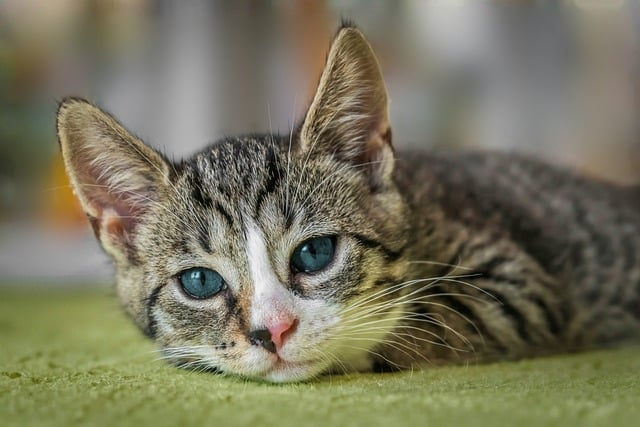
#> input picture photos/cat2.jpg, 640 x 427 px
$ python basic.py
#> lines starting #> are read from the running program, lines starting #| are printed output that depends on the picture; after the words box and inside, x2 and y2 are one past the last pixel; in counts of white or black regions, pixels touching at a corner belong together
import cv2 as cv

img = cv.imread('photos/cat2.jpg')
#> img is the input picture: shape (427, 640, 3); mean B, G, R 93.2, 116.1, 119.1
cv.imshow('Cat', img)

# Converting to grayscale
gray = cv.cvtColor(img, cv.COLOR_BGR2GRAY)
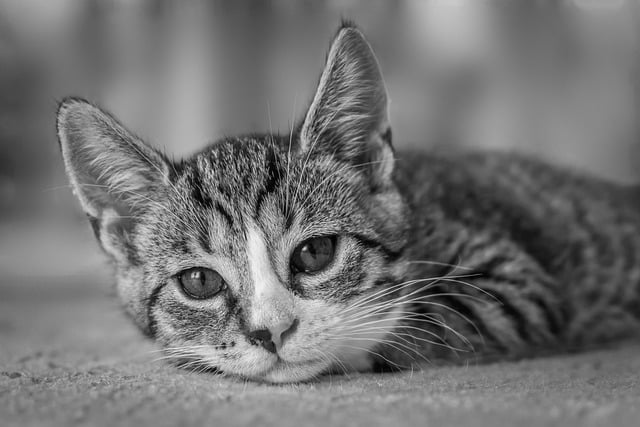
#> gray: shape (427, 640); min 0, max 249, mean 114.4
cv.imshow('gray', gray)

# Blur
blur = cv.GaussianBlur(img, (7,7), cv.BORDER_DEFAULT)
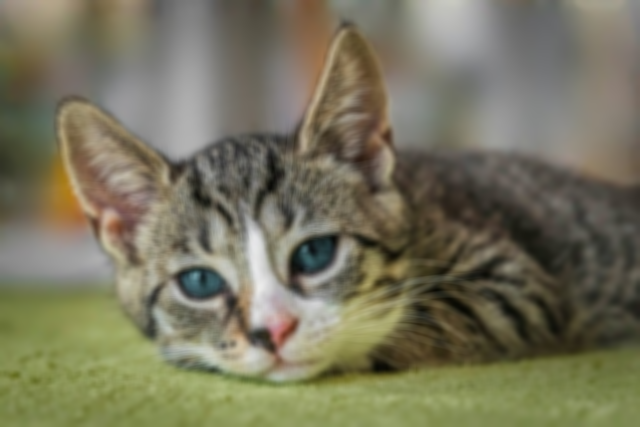
#> blur: shape (427, 640, 3); mean B, G, R 93.2, 116.1, 119.1
cv.imshow('Blur', blur)

# Edge Cascade
canny = cv.Canny(img, 125,175) # put blur instead of img
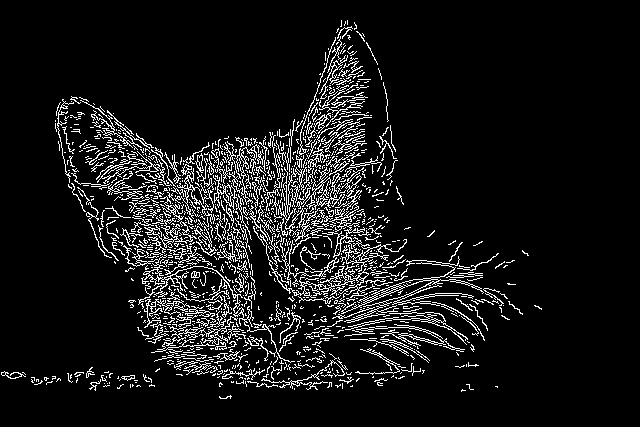
#> canny: shape (427, 640); 8.7% white in thin lines or dots, all inside (x1, y1, x2, y2) = (1, 20, 542, 399)
cv.imshow('Canny Edges', canny)

# Dilating the image
dilated = cv.dilate(canny, (3,3), iterations=1)
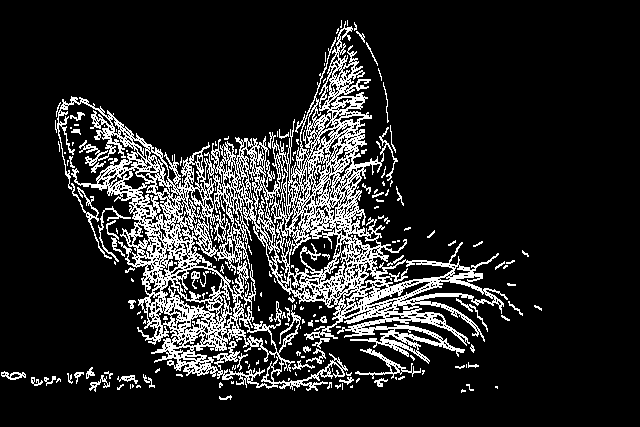
#> dilated: shape (427, 640); 14.6% white in thin lines or dots, all inside (x1, y1, x2, y2) = (1, 20, 542, 400)
cv.imshow('Dilated', dilated)

# Resize
resized = cv.resize(img, (500, 500), interpolation=cv.INTER_AREA)
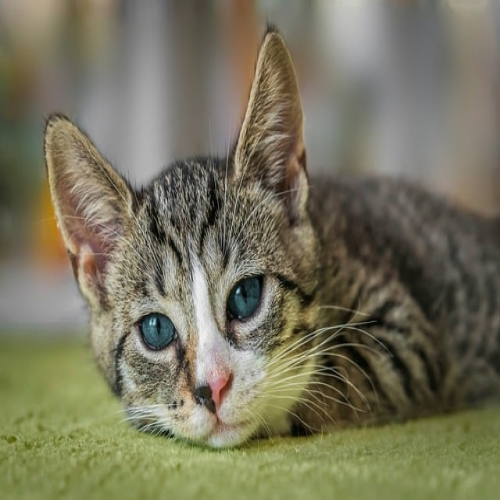
#> resized: shape (500, 500, 3); mean B, G, R 93.2, 116, 119
cv.imshow('Resizes', resized)

# Cropping
cropped = img[100:200, 200:300]
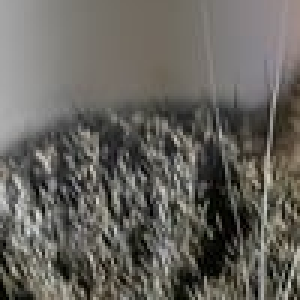
#> cropped: shape (100, 100, 3) (shown 3 times larger); mean B, G, R 93.5, 99.4, 101.8
cv.imshow('Cropped', cropped)
cv.waitKey(0)

$ run again, with photos/bananas.webp saved as photos/cat2.jpg
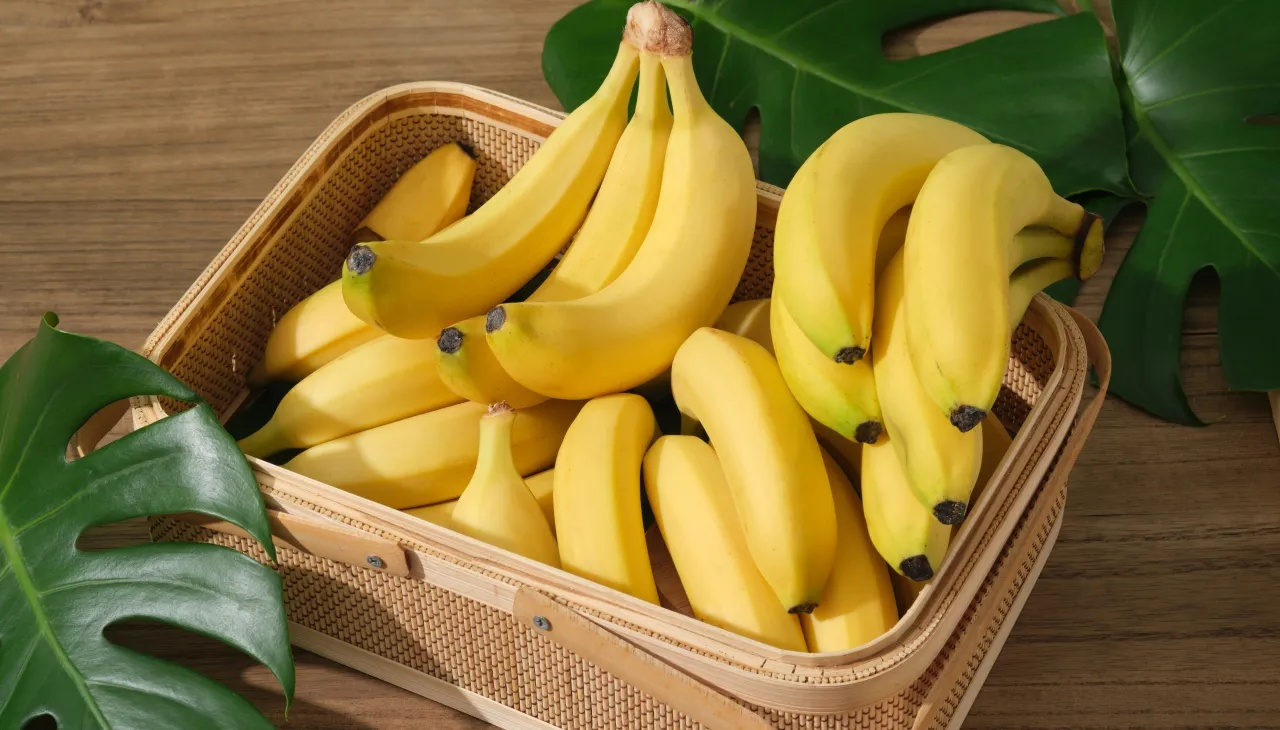
#> input picture photos/bananas.webp, 1280 x 730 px
#> img is the input picture: shape (730, 1280, 3); mean B, G, R 54.4, 114, 134.7
#> `canny = cv.Canny(img, 125,175)`:
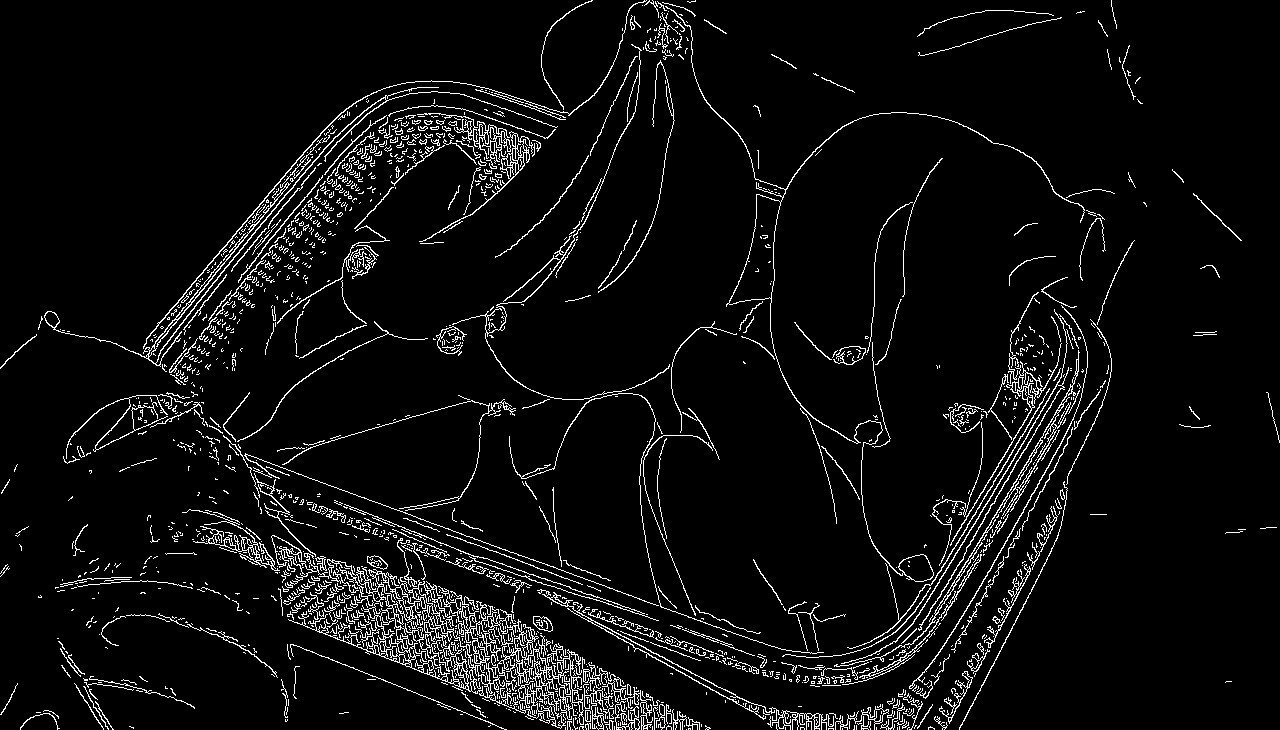
#> canny: shape (730, 1280); 5.4% white in thin lines or dots
#> dilated: shape (730, 1280); 8.4% white in thin lines or dots
#> `cropped = img[100:200, 200:300]`:
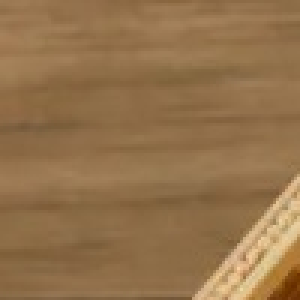
#> cropped: shape (100, 100, 3) (shown 3 times larger); mean B, G, R 75.9, 114.7, 148.2

$ run again, with photos/park.webp saved as photos/cat2.jpg
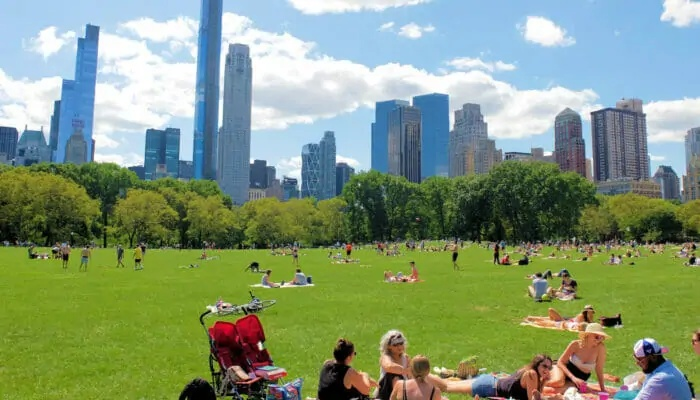
#> input picture photos/park.webp, 700 x 400 px
#> img is the input picture: shape (400, 700, 3); mean B, G, R 121.9, 151.5, 131
#> `canny = cv.Canny(img, 125,175)`:
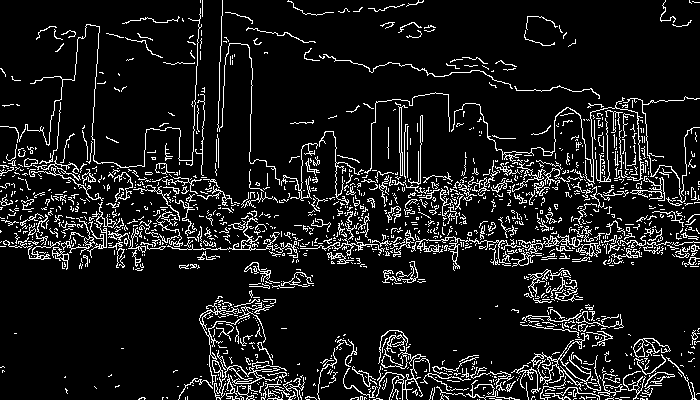
#> canny: shape (400, 700); 10% white in thin lines or dots
#> dilated: shape (400, 700); 16% white in thin lines or dots
#> `cropped = img[100:200, 200:300]`:
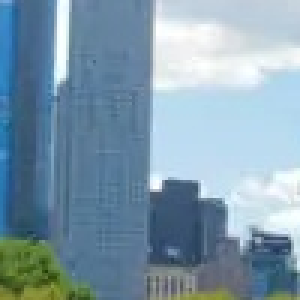
#> cropped: shape (100, 100, 3) (shown 3 times larger); mean B, G, R 171.9, 154.8, 127.5
